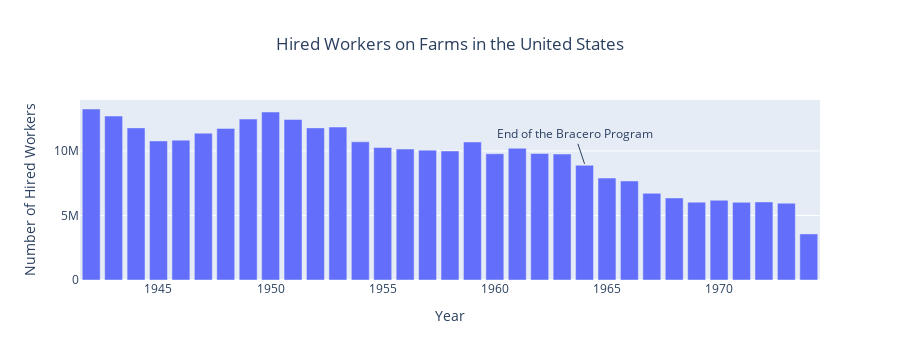

This figure's notebook cell:
### Markdown cell above
As this project aims to explore changes correlating with the end of the Bracero Program, it is initially helpful to look at how the overall trends in the industry of farmworkers. The following therefore uses the data from the "HiredWorkers" category, a category that looks at all workers on farms, not just seasonal workers.

### Code cell
hired_df = farmworkers_df[farmworkers_df['HiredWorkers'].notna()]
hired_year = hired_df.groupby(['State', 'Year'])['HiredWorkers'].mean().reset_index()
hired_year = hired_year.groupby('Year')['HiredWorkers'].sum().reset_index()

import plotly.express as px
import plotly.io as pio
import plotly.offline as pyo
pio.renderers.default = "jupyterlab"
pyo.init_notebook_mode(connected=True)

hiredfig = px.bar(hired_year, x='Year', y='HiredWorkers', title="Hired Workers on Farms in the United States",
                 labels={'HiredWorkers': 'Number of Hired Workers'})

hiredfig.update_layout(title={'x':0.5, 'xanchor': 'center'})

#add annotation to symbolize end of the bracero program
hiredfig.add_annotation(x=1964, y=9000000, text='End of the Bracero Program', showarrow=True)

hiredfig.show()

### Figure 1 — Plotly figure (JSON) as saved in the notebook; plotly's stock layout.template omitted (floating-point values rounded to 4 significant figures)
{"data": [{"alignmentgroup": "True", "hovertemplate": "Year=%{x}<br>Number of Hired Workers=%{y}<extra></extra>", "legendgroup": "", "marker": {"color": "#636efa", "pattern": {"shape": ""}}, "name": "", "offsetgroup": "", "orientation": "v", "showlegend": false, "textposition": "auto", "type": "bar", "x": [1942, 1943, 1944, 1945, 1946, 1947, 1948, 1949, 1950, 1951, 1952, 1953, 1954, 1955, 1956, 1957, 1958, 1959, 1960, 1961, 1962, 1963, 1964, 1965, 1966, 1967, 1968, 1969, 1970, 1971, 1972, 1973, 1974], "xaxis": "x", "y": [13244000, 12697750, 11781750, 10773250, 10829750, 11373750, 11742500, 12463750, 13011500, 12431250, 11782000, 11847250, 10704000, 10261000, 10143250, 10058250, 9992000, 10690750, 9776500, 10201000, 9797250, 9754500, 8885750, 7895500, 7670750, 6712250, 6354500, 6027900, 6175750, 6014450, 6046350, 5949350, 3566800], "yaxis": "y"}], "layout": {"annotations": [{"showarrow": true, "text": "End of the Bracero Program", "x": 1964, "y": 9000000}], "barmode": "relative", "height": 360, "legend": {"tracegroupgap": 0}, "title": {"text": "Hired Workers on Farms in the United States", "x": 0.5, "xanchor": "center"}, "xaxis": {"anchor": "y", "autorange": true, "domain": [0, 1], "range": [1942.0, 1974.0], "title": {"text": "Year"}, "type": "linear"}, "yaxis": {"anchor": "x", "autorange": true, "domain": [0, 1], "range": [0, 13940000.0], "title": {"text": "Number of Hired Workers"}, "type": "linear"}}}
